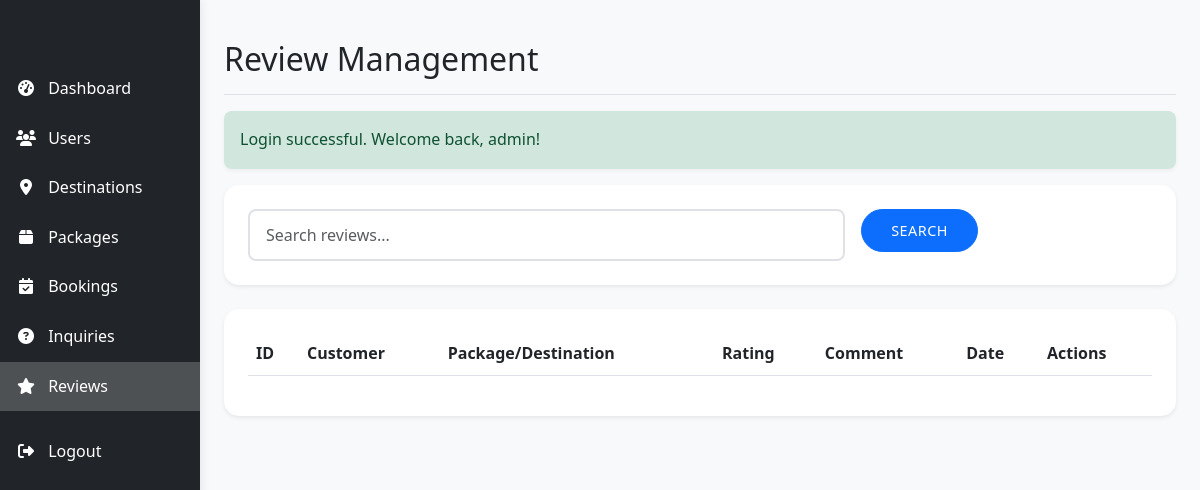
The page /admin/reviews.php (signed in) on the database as committed earlier.
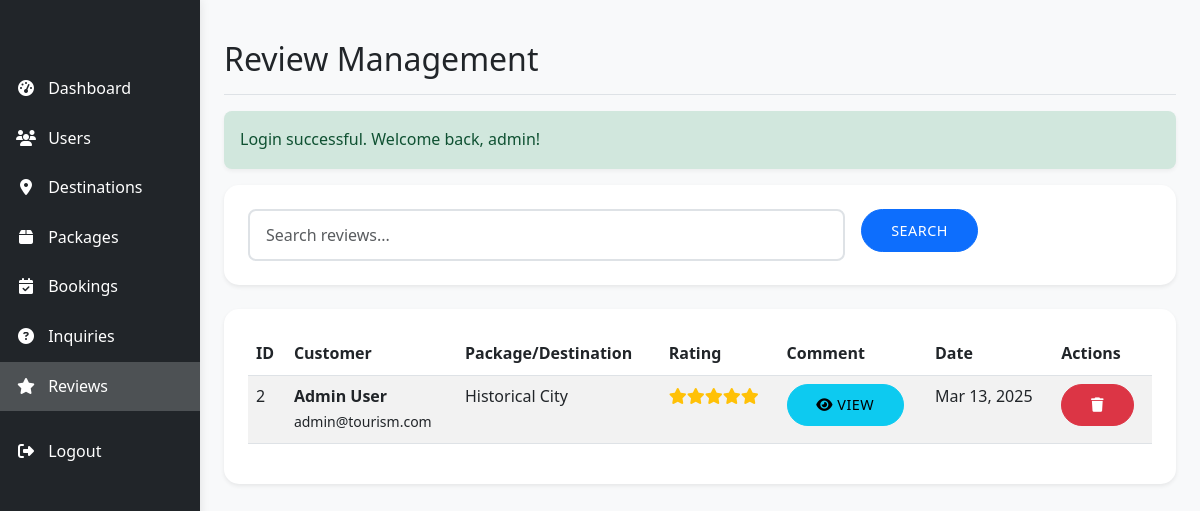
The same page on the database as committed later.
### tables this page shows
CREATE TABLE `reviews` (
  `id` int(11) NOT NULL,
  `user_id` int(11) NOT NULL,
  `package_id` int(11) DEFAULT NULL,
  `destination_id` int(11) DEFAULT NULL,
  `rating` int(11) NOT NULL CHECK (`rating` between 1 and 5),
  `comment` text DEFAULT NULL,
  `created_at` timestamp NOT NULL DEFAULT current_timestamp()
);

CREATE TABLE `users` (
  `id` int(11) NOT NULL,
  `username` varchar(50) NOT NULL,
  `password` varchar(255) NOT NULL,
  `email` varchar(100) NOT NULL,
  `full_name` varchar(100) NOT NULL,
  `phone` varchar(20) DEFAULT NULL,
  `address` text DEFAULT NULL,
  `user_type` enum('admin','customer') DEFAULT 'customer',
  `created_at` timestamp NOT NULL DEFAULT current_timestamp()
);

CREATE TABLE `destinations` (
  `id` int(11) NOT NULL,
  `name` varchar(100) NOT NULL,
  `description` text NOT NULL,
  `location` varchar(100) NOT NULL,
  `image` varchar(255) DEFAULT NULL,
  `price` decimal(10,2) NOT NULL,
  `featured` tinyint(1) DEFAULT 0,
  `created_at` timestamp NOT NULL DEFAULT current_timestamp()
);

### admin/reviews.php (the view, shortened to what the changed rows need)
<?php
require_once '../includes/config.php';
$search = isset($_GET['search']) ? sanitize_input($_GET['search']) : '';
$page = isset($_GET['page']) ? (int)$_GET['page'] : 1;
$items_per_page = 10;
$offset = ($page - 1) * $items_per_page;
$where_clause = $search ? "WHERE u.username LIKE '%$search%' OR u.full_name LIKE '%$search%' OR r.comment LIKE '%$search%'" : "";
$query = "SELECT r.*, u.username, u.full_name, u.email,
          p.name as package_name, d.name as destination_name
          FROM reviews r
          JOIN users u ON r.user_id = u.id
          LEFT JOIN packages p ON r.package_id = p.id
          LEFT JOIN destinations d ON r.destination_id = d.id
          $where_clause
          ORDER BY r.created_at DESC
          LIMIT ? OFFSET ?";
$stmt = mysqli_prepare($conn, $query);
mysqli_stmt_bind_param($stmt, "ii", $items_per_page, $offset);
mysqli_stmt_execute($stmt);
$result = mysqli_stmt_get_result($stmt);
?>
<!DOCTYPE html>
<html lang="en">
<head>
    <link href="https://cdn.jsdelivr.net/npm/bootstrap@5.3.0/dist/css/bootstrap.min.css" rel="stylesheet">
    <link rel="stylesheet" href="https://cdnjs.cloudflare.com/ajax/libs/font-awesome/6.4.0/css/all.min.css">
    <link rel="stylesheet" href="../css/style.css">
</head>
<body>
    <div class="container-fluid">
        <div class="row">
            <main class="col-md-9 ms-sm-auto col-lg-10 px-md-4 py-4">
                <div class="d-flex justify-content-between flex-wrap flex-md-nowrap align-items-center pt-3 pb-2 mb-3 border-bottom">
                    <h1 class="h2">Review Management</h1>
                </div>
                <div class="card">
                    <div class="card-body">
                        <div class="table-responsive">
                            <table class="table table-striped table-hover">
                                <thead>
                                    <tr>
                                        <th>ID</th>
                                        <th>Customer</th>
                                        <th>Package/Destination</th>
                                        <th>Rating</th>
                                        <th>Comment</th>
                                        <th>Date</th>
                                        <th>Actions</th>
                                    </tr>
                                </thead>
                                <tbody>
                                    <?php while ($review = mysqli_fetch_assoc($result)): ?>
                                    <tr>
                                        <td><?php echo $review['id']; ?></td>
                                        <td>
                                            <strong><?php echo htmlspecialchars($review['full_name']); ?></strong><br>
                                            <small><?php echo htmlspecialchars($review['email']); ?></small>
                                        </td>
                                        <td>
                                            <?php
                                            if ($review['package_id']) {
                                                echo htmlspecialchars($review['package_name']);
                                            } else {
                                                echo htmlspecialchars($review['destination_name']);
                                            }
                                            ?>
                                        </td>
                                        <td>
                                            <div class="star-rating">
                                                <?php
                                                for ($i = 1; $i <= 5; $i++) {
                                                    if ($i <= $review['rating']) {
                                                        echo '<i class="fas fa-star"></i>';
                                                    } else {
                                                        echo '<i class="far fa-star"></i>';
                                                    }
                                                }
                                                ?>
                                            </div>
                                        </td>
                                        <td>
                                            <button type="button" class="btn btn-sm btn-info view-comment"
                                                    data-bs-toggle="modal"
                                                    data-bs-target="#viewCommentModal"
                                                    data-comment="<?php echo htmlspecialchars($review['comment']); ?>">
                                                <i class="fas fa-eye"></i> View
                                            </button>
                                        </td>
                                        <td><?php echo date('M d, Y', strtotime($review['created_at'])); ?></td>
                                        <td>
                                            <button type="button" class="btn btn-sm btn-danger delete-review"
                                                    data-bs-toggle="modal"
                                                    data-bs-target="#deleteReviewModal"
                                                    data-id="<?php echo $review['id']; ?>"
                                                    data-name="<?php echo htmlspecialchars($review['full_name']); ?>">
                                                <i class="fas fa-trash"></i>
                                            </button>
                                        </td>
                                    </tr>
                                    <?php endwhile; ?>
                                </tbody>
                            </table>
                        </div>
                    </div>
                </div>
            </main>
        </div>
    </div>
</body>
</html>

Rows that differ between the two databases and show on the page:
added reviews: id "2", user.full_name "Admin User", user.email "admin@tourism.com", destination.name "Historical City", rating 5 (drawn), created_at "Mar 13, 2025"
